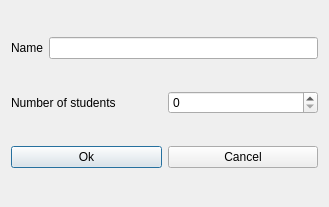
<?xml version="1.0" encoding="UTF-8"?>
<ui version="4.0">
 <class>ModifyStudentsYearForm_template</class>
 <widget class="QDialog" name="ModifyStudentsYearForm_template">
  <property name="geometry">
   <rect>
    <x>0</x>
    <y>0</y>
    <width>329</width>
    <height>207</height>
   </rect>
  </property>
  <property name="windowTitle">
   <string extracomment="Title of dialog to modify a students year">Modify students year</string>
  </property>
  <layout class="QGridLayout" name="gridLayout">
   <item row="0" column="0">
    <layout class="QHBoxLayout" name="horizontalLayout">
     <item>
      <widget class="QLabel" name="nameTextLabel">
       <property name="text">
        <string>Name</string>
       </property>
       <property name="wordWrap">
        <bool>false</bool>
       </property>
      </widget>
     </item>
     <item>
      <widget class="QLineEdit" name="nameLineEdit"/>
     </item>
    </layout>
   </item>
   <item row="1" column="0">
    <layout class="QHBoxLayout" name="horizontalLayout_2">
     <item>
      <widget class="QLabel" name="numberTextLabel">
       <property name="text">
        <string>Number of students</string>
       </property>
       <property name="wordWrap">
        <bool>false</bool>
       </property>
      </widget>
     </item>
     <item>
      <widget class="QSpinBox" name="numberSpinBox">
       <property name="minimum">
        <number>0</number>
       </property>
       <property name="maximum">
        <number>1000</number>
       </property>
       <property name="value">
        <number>0</number>
       </property>
      </widget>
     </item>
    </layout>
   </item>
   <item row="2" column="0">
    <layout class="QHBoxLayout" name="horizontalLayout_3">
     <item>
      <widget class="QPushButton" name="okPushButton">
       <property name="text">
        <string>Ok</string>
       </property>
      </widget>
     </item>
     <item>
      <widget class="QPushButton" name="cancelPushButton">
       <property name="text">
        <string>Cancel</string>
       </property>
      </widget>
     </item>
    </layout>
   </item>
  </layout>
 </widget>
 <layoutdefault spacing="6" margin="11"/>
 <resources/>
 <connections/>
</ui>
